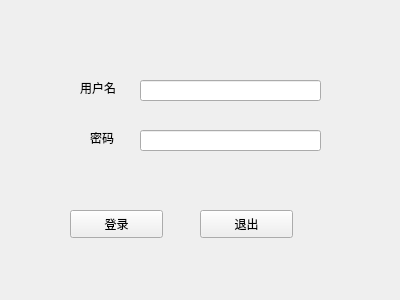
<?xml version="1.0" encoding="UTF-8"?>
<ui version="4.0">
 <class>Widget</class>
 <widget class="QWidget" name="Widget">
  <property name="geometry">
   <rect>
    <x>0</x>
    <y>0</y>
    <width>400</width>
    <height>300</height>
   </rect>
  </property>
  <property name="windowTitle">
   <string>Widget</string>
  </property>
  <widget class="QLineEdit" name="lineEditUser">
   <property name="geometry">
    <rect>
     <x>140</x>
     <y>80</y>
     <width>181</width>
     <height>21</height>
    </rect>
   </property>
  </widget>
  <widget class="QLineEdit" name="lineEditPassword">
   <property name="geometry">
    <rect>
     <x>140</x>
     <y>130</y>
     <width>181</width>
     <height>21</height>
    </rect>
   </property>
  </widget>
  <widget class="QLabel" name="label">
   <property name="geometry">
    <rect>
     <x>80</x>
     <y>80</y>
     <width>51</width>
     <height>16</height>
    </rect>
   </property>
   <property name="text">
    <string>用户名</string>
   </property>
  </widget>
  <widget class="QLabel" name="label_2">
   <property name="geometry">
    <rect>
     <x>90</x>
     <y>130</y>
     <width>31</width>
     <height>16</height>
    </rect>
   </property>
   <property name="text">
    <string>密码</string>
   </property>
  </widget>
  <widget class="QPushButton" name="pushButtonLogin">
   <property name="geometry">
    <rect>
     <x>70</x>
     <y>210</y>
     <width>93</width>
     <height>28</height>
    </rect>
   </property>
   <property name="text">
    <string>登录</string>
   </property>
  </widget>
  <widget class="QPushButton" name="pushButtonExit">
   <property name="geometry">
    <rect>
     <x>200</x>
     <y>210</y>
     <width>93</width>
     <height>28</height>
    </rect>
   </property>
   <property name="text">
    <string>退出</string>
   </property>
  </widget>
 </widget>
 <layoutdefault spacing="6" margin="11"/>
 <resources/>
 <connections/>
</ui>
